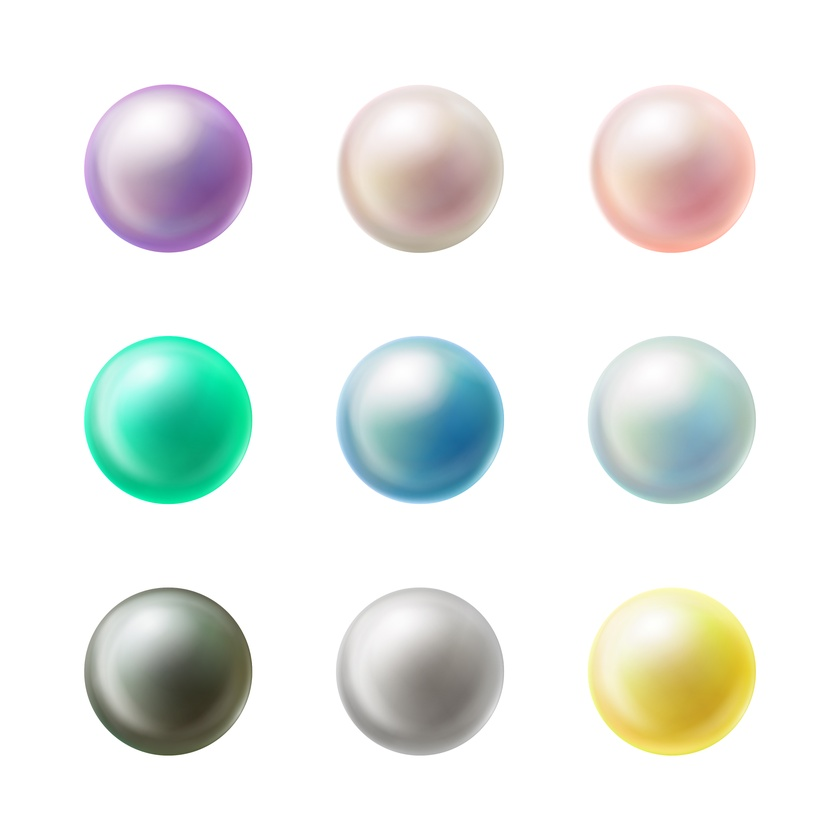
#> input picture 2704.jpg, 840 x 840 px, shrunk from 4000 x 4000 before the run, given in place of the camera
$ python 20-Object_Detection_in_Live_Videos_using_HSV.py
#> lines starting #> are read from the running program, lines starting #| are printed output that depends on the picture; after the words box and inside, x2 and y2 are one past the last pixel; in counts of white or black regions, pixels touching at a corner belong together
import cv2
import numpy


def do_nothing(x):
    pass


# Create a named Window
cv2.namedWindow("Player")

# Creating Trackbar
cv2.createTrackbar("Lower Hue Range", "Player", 0, 255, do_nothing)
#> slider 'Lower Hue Range' is set to 51
cv2.createTrackbar("Lower Saturation Range", "Player", 0, 255, do_nothing)
#> slider 'Lower Saturation Range' is set to 51
cv2.createTrackbar("Lower Value Range", "Player", 0, 255, do_nothing)
#> slider 'Lower Value Range' is set to 51

cv2.createTrackbar("Upper Hue Range", "Player", 255, 255, do_nothing)
cv2.createTrackbar("Upper Saturation Range", "Player", 255, 255, do_nothing)
cv2.createTrackbar("Upper Value Range", "Player", 255, 255, do_nothing)

cap = cv2.VideoCapture(0)

while cap.isOpened():
    ret, frames = cap.read()
#> frames is the input picture: shape (840, 840, 3); mean B, G, R 232.2, 235.5, 231.5
    if ret:
        hsv = cv2.cvtColor(frames, cv2.COLOR_BGR2HSV)
#> hsv: shape (840, 840, 3); mean H, S, V 21.4, 19.3, 239.7
        lower_hue_range = cv2.getTrackbarPos("Lower Hue Range", "Player")
        lower_saturation_range = cv2.getTrackbarPos("Lower Saturation Range", "Player")
        lower_value_range = cv2.getTrackbarPos("Lower Value Range", "Player")
        upper_hue_range = cv2.getTrackbarPos("Upper Hue Range", "Player")
        upper_saturation_range = cv2.getTrackbarPos("Upper Saturation Range", "Player")
        upper_value_range = cv2.getTrackbarPos("Upper Value Range", "Player")
        # [8 lines of commented-out code are left out]
        lower_limit = numpy.array(
            [lower_hue_range, lower_saturation_range, lower_value_range]
        )
        upper_limit = numpy.array(
            [upper_hue_range, upper_saturation_range, upper_value_range]
        )
        cv2.imshow("Player", frames)
        # Creating Mask
        live_mask = cv2.inRange(hsv, lower_limit, upper_limit)
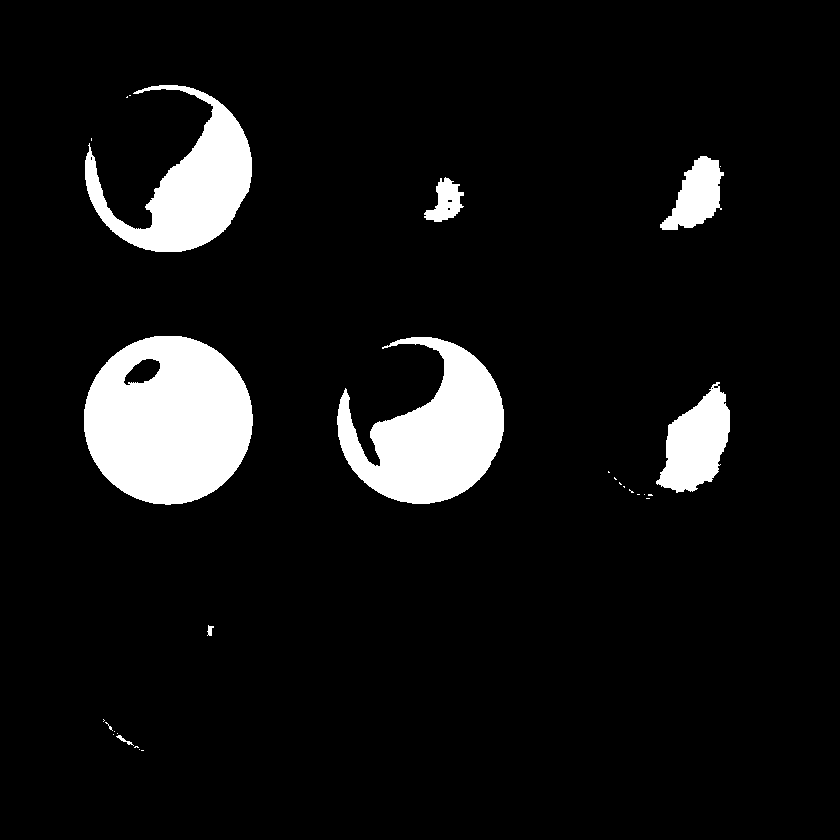
#> live_mask: shape (840, 840); 8.2% white; 29 white regions (21 under 20 px), largest, box (x1, y1, x2, y2) and area: (84, 336, 253, 505) 21887, (337, 337, 504, 504) 15392, (85, 85, 252, 252) 11614
        cv2.imshow("Mask", live_mask)
        result = cv2.bitwise_and(frames, frames, mask=live_mask)
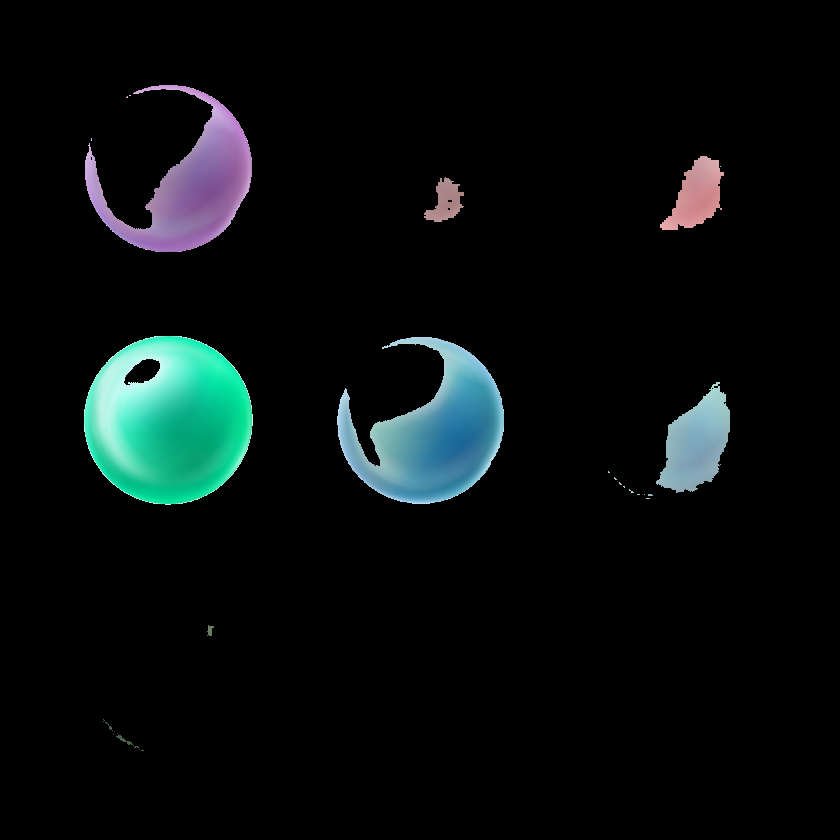
#> result: shape (840, 840, 3); mean B, G, R 14.3, 14.1, 8.6
        cv2.imshow("Result", result)
        if cv2.waitKey(1) == ord("q"):
#> (key q is pressed here)
            cap.release()
            break
cv2.destroyAllWindows()
